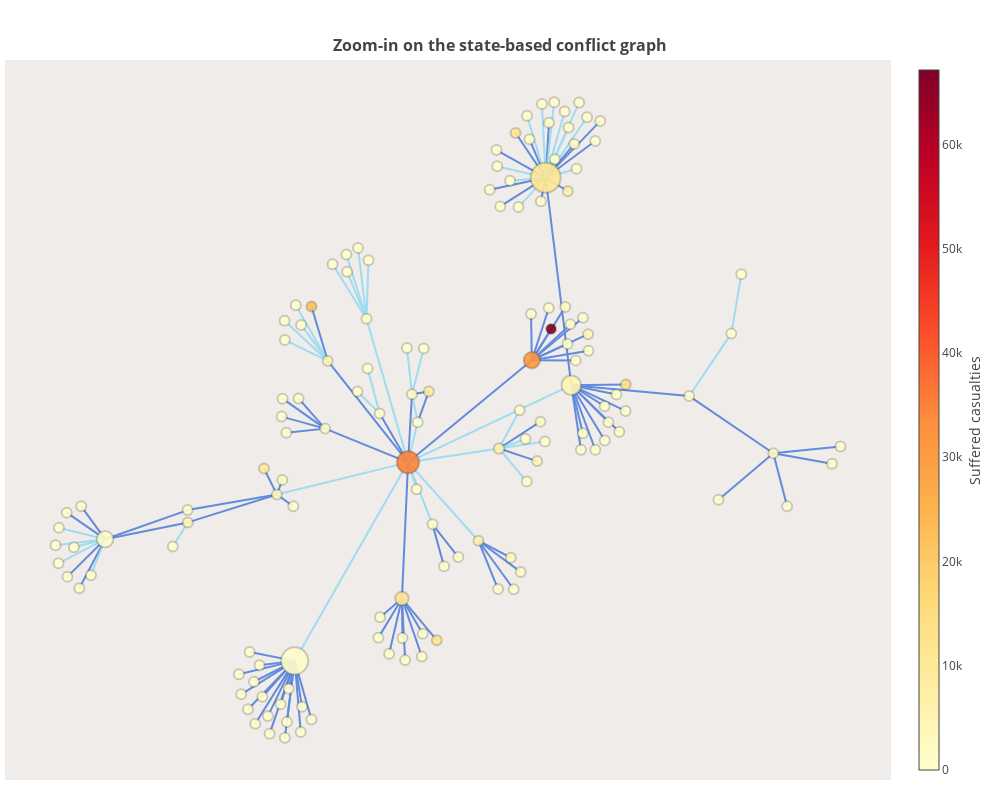

Source (notebook cell):
### Code cell
py.offline.iplot(component_conflict_plot, filename='zoom-in-state-conflict-graph.html')

### Figure 1 — Plotly figure (JSON) as saved in the notebook; plotly's stock layout.template omitted (floating-point values rounded to 4 significant figures; data arrays with more than 128 entries replaced by an {"elided": "..."} marker saying what was removed)
{"data": [{"hoverinfo": "none", "line": {"color": "rgba(0.25, 0.45, 0.85, 1)", "width": 2}, "mode": "lines", "opacity": 0.8, "text": [], "type": "scatter", "x": {"elided": "288 float values"}, "y": {"elided": "288 float values"}}, {"hoverinfo": "none", "line": {"color": "rgba(0.55, 0.85, 0.95, 1)", "width": 2}, "mode": "lines", "opacity": 0.8, "text": [], "type": "scatter", "x": {"elided": "138 float values"}, "y": {"elided": "138 float values"}}, {"hoverinfo": "text", "hoverlabel": {"font": {"size": 14}}, "marker": {"color": {"elided": "140 int values"}, "colorbar": {"thickness": 20, "title": "Suffered casualties", "titleside": "right", "xanchor": "left", "yanchor": "middle"}, "colorscale": "YlOrRd", "line": {"color": "rgba(0, 0, 0, 0.2)", "width": 2}, "opacity": 0.9, "reversescale": true, "showscale": true, "size": {"elided": "140 float values"}, "symbol": "circle"}, "mode": "markers", "text": {"elided": "140 str values"}, "textposition": "middle center", "type": "scatter", "x": {"elided": "140 float values"}, "y": {"elided": "140 float values"}}], "layout": {"autosize": false, "height": 800, "hovermode": "closest", "margin": {"b": 20, "l": 5, "r": 5, "t": 60}, "plot_bgcolor": "#EFECEA", "showlegend": false, "title": "<br><b>Zoom-in on the state-based conflict graph</b>", "titlefont": {"size": 16}, "width": 1000, "xaxis": {"showgrid": false, "showticklabels": false, "zeroline": false}, "yaxis": {"showgrid": false, "showticklabels": false, "zeroline": false}}}
